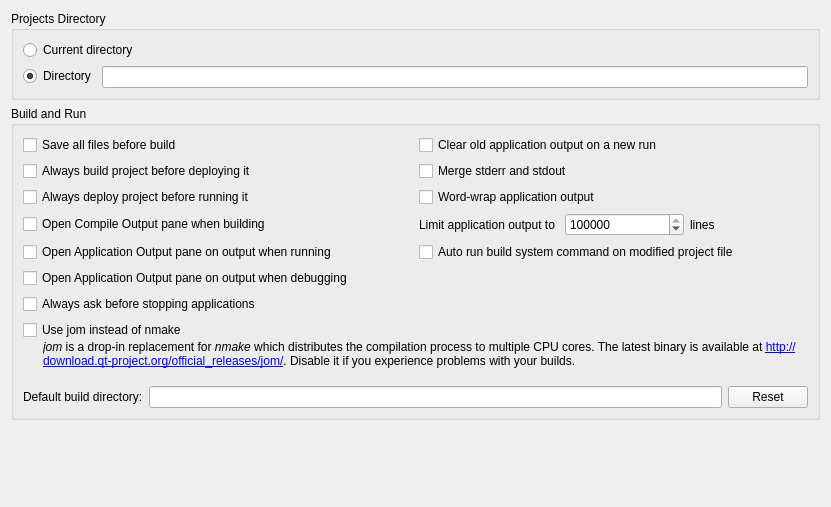
<?xml version="1.0" encoding="UTF-8"?>
<ui version="4.0">
 <class>ProjectExplorer::Internal::ProjectExplorerSettingsPageUi</class>
 <widget class="QWidget" name="ProjectExplorer::Internal::ProjectExplorerSettingsPageUi">
  <property name="geometry">
   <rect>
    <x>0</x>
    <y>0</y>
    <width>831</width>
    <height>507</height>
   </rect>
  </property>
  <layout class="QVBoxLayout" name="verticalLayout_3">
   <item>
    <widget class="QGroupBox" name="directoryGroupBox">
     <property name="title">
      <string>Projects Directory</string>
     </property>
     <layout class="QFormLayout" name="formLayout">
      <property name="fieldGrowthPolicy">
       <enum>QFormLayout::ExpandingFieldsGrow</enum>
      </property>
      <property name="labelAlignment">
       <set>Qt::AlignLeading|Qt::AlignLeft|Qt::AlignVCenter</set>
      </property>
      <item row="0" column="0" colspan="2">
       <widget class="QRadioButton" name="currentDirectoryRadioButton">
        <property name="text">
         <string>Current directory</string>
        </property>
        <attribute name="buttonGroup">
         <string notr="true">directoryButtonGroup</string>
        </attribute>
       </widget>
      </item>
      <item row="1" column="0">
       <widget class="QRadioButton" name="directoryRadioButton">
        <property name="text">
         <string>Directory</string>
        </property>
        <property name="checked">
         <bool>true</bool>
        </property>
        <attribute name="buttonGroup">
         <string notr="true">directoryButtonGroup</string>
        </attribute>
       </widget>
      </item>
      <item row="1" column="1">
       <widget class="Utils::PathChooser" name="projectsDirectoryPathChooser"/>
      </item>
     </layout>
    </widget>
   </item>
   <item>
    <widget class="QGroupBox" name="buildAndRunGroupBox">
     <property name="title">
      <string>Build and Run</string>
     </property>
     <layout class="QGridLayout" name="gridLayout">
      <item row="3" column="1">
       <widget class="QWidget" name="widget" native="true">
        <layout class="QHBoxLayout" name="horizontalLayout">
         <property name="leftMargin">
          <number>0</number>
         </property>
         <property name="topMargin">
          <number>0</number>
         </property>
         <property name="rightMargin">
          <number>0</number>
         </property>
         <property name="bottomMargin">
          <number>0</number>
         </property>
         <item>
          <widget class="QLabel" name="label">
           <property name="text">
            <string>Limit application output to </string>
           </property>
          </widget>
         </item>
         <item>
          <widget class="QSpinBox" name="maxAppOutputBox">
           <property name="minimum">
            <number>500</number>
           </property>
           <property name="maximum">
            <number>1000000</number>
           </property>
           <property name="singleStep">
            <number>500</number>
           </property>
           <property name="value">
            <number>100000</number>
           </property>
          </widget>
         </item>
         <item>
          <widget class="QLabel" name="label_2">
           <property name="text">
            <string>lines</string>
           </property>
          </widget>
         </item>
        </layout>
       </widget>
      </item>
      <item row="5" column="0">
       <widget class="QCheckBox" name="showDebugOutputCheckBox">
        <property name="text">
         <string>Open Application Output pane on output when debugging</string>
        </property>
       </widget>
      </item>
      <item row="4" column="0">
       <widget class="QCheckBox" name="showRunOutputCheckBox">
        <property name="text">
         <string>Open Application Output pane on output when running</string>
        </property>
       </widget>
      </item>
      <item row="3" column="0">
       <widget class="QCheckBox" name="showCompileOutputCheckBox">
        <property name="text">
         <string>Open Compile Output pane when building</string>
        </property>
       </widget>
      </item>
      <item row="2" column="1">
       <widget class="QCheckBox" name="wrapAppOutputCheckBox">
        <property name="text">
         <string>Word-wrap application output</string>
        </property>
       </widget>
      </item>
      <item row="2" column="0">
       <widget class="QCheckBox" name="deployProjectBeforeRunCheckBox">
        <property name="text">
         <string>Always deploy project before running it</string>
        </property>
       </widget>
      </item>
      <item row="1" column="1">
       <widget class="QCheckBox" name="mergeStdErrAndStdOutCheckBox">
        <property name="toolTip">
         <string>Enabling this option ensures that the order of interleaved messages from stdout and stderr is preserved, at the cost of disabling highlighting of stderr.</string>
        </property>
        <property name="text">
         <string>Merge stderr and stdout</string>
        </property>
       </widget>
      </item>
      <item row="1" column="0">
       <widget class="QCheckBox" name="buildProjectBeforeDeployCheckBox">
        <property name="text">
         <string>Always build project before deploying it</string>
        </property>
       </widget>
      </item>
      <item row="0" column="1">
       <widget class="QCheckBox" name="cleanOldAppOutputCheckBox">
        <property name="text">
         <string>Clear old application output on a new run</string>
        </property>
       </widget>
      </item>
      <item row="0" column="0">
       <widget class="QCheckBox" name="saveAllFilesCheckBox">
        <property name="text">
         <string>Save all files before build</string>
        </property>
       </widget>
      </item>
      <item row="6" column="0">
       <widget class="QCheckBox" name="promptToStopRunControlCheckBox">
        <property name="toolTip">
         <string>Asks before terminating the running application in response to clicking the stop button in Application Output.</string>
        </property>
        <property name="text">
         <string>Always ask before stopping applications</string>
        </property>
       </widget>
      </item>
      <item row="7" column="0" colspan="2">
       <layout class="QVBoxLayout" name="verticalLayout">
        <property name="spacing">
         <number>0</number>
        </property>
        <item>
         <widget class="QCheckBox" name="jomCheckbox">
          <property name="whatsThis">
           <string/>
          </property>
          <property name="text">
           <string>Use jom instead of nmake</string>
          </property>
         </widget>
        </item>
        <item>
         <widget class="QLabel" name="jomLabel">
          <property name="text">
           <string>&lt;i&gt;jom&lt;/i&gt; is a drop-in replacement for &lt;i&gt;nmake&lt;/i&gt; which distributes the compilation process to multiple CPU cores. The latest binary is available at &lt;a href=&quot;http://download.qt-project.org/official_releases/jom/&quot;&gt;http://download.qt-project.org/official_releases/jom/&lt;/a&gt;. Disable it if you experience problems with your builds.</string>
          </property>
          <property name="wordWrap">
           <bool>true</bool>
          </property>
          <property name="indent">
           <number>20</number>
          </property>
          <property name="openExternalLinks">
           <bool>true</bool>
          </property>
         </widget>
        </item>
       </layout>
      </item>
      <item row="8" column="0" colspan="2">
       <layout class="QHBoxLayout" name="horizontalLayout_2">
        <property name="topMargin">
         <number>12</number>
        </property>
        <item>
         <widget class="QLabel" name="buildDirLabel">
          <property name="text">
           <string>Default build directory:</string>
          </property>
         </widget>
        </item>
        <item>
         <widget class="QLineEdit" name="buildDirectoryEdit"/>
        </item>
        <item>
         <widget class="QPushButton" name="resetButton">
          <property name="text">
           <string>Reset</string>
          </property>
         </widget>
        </item>
       </layout>
      </item>
      <item row="4" column="1">
       <widget class="QCheckBox" name="autoRunBuildSystemCommandCheckBox">
        <property name="text">
         <string>Auto run build system command on modified project file</string>
        </property>
       </widget>
      </item>
     </layout>
     <zorder>saveAllFilesCheckBox</zorder>
     <zorder>buildProjectBeforeDeployCheckBox</zorder>
     <zorder>deployProjectBeforeRunCheckBox</zorder>
     <zorder>showCompileOutputCheckBox</zorder>
     <zorder>cleanOldAppOutputCheckBox</zorder>
     <zorder>mergeStdErrAndStdOutCheckBox</zorder>
     <zorder>wrapAppOutputCheckBox</zorder>
     <zorder>widget</zorder>
     <zorder>promptToStopRunControlCheckBox</zorder>
     <zorder>showRunOutputCheckBox</zorder>
     <zorder>showDebugOutputCheckBox</zorder>
     <zorder>autoRunBuildSystemCommandCheckBox</zorder>
    </widget>
   </item>
   <item>
    <spacer name="verticalSpacer">
     <property name="orientation">
      <enum>Qt::Vertical</enum>
     </property>
     <property name="sizeHint" stdset="0">
      <size>
       <width>20</width>
       <height>40</height>
      </size>
     </property>
    </spacer>
   </item>
  </layout>
 </widget>
 <customwidgets>
  <customwidget>
   <class>Utils::PathChooser</class>
   <extends>QLineEdit</extends>
   <header>utils/pathchooser.h</header>
   <container>1</container>
  </customwidget>
 </customwidgets>
 <resources/>
 <connections/>
 <buttongroups>
  <buttongroup name="directoryButtonGroup"/>
 </buttongroups>
</ui>
